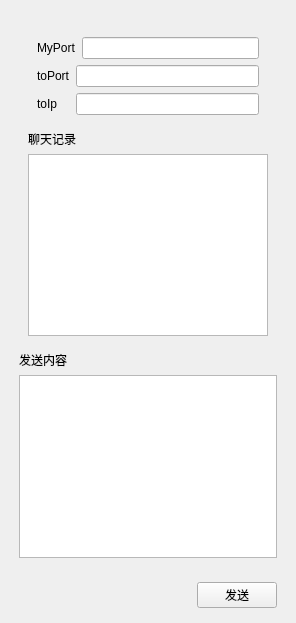
<?xml version="1.0" encoding="UTF-8"?>
<ui version="4.0">
 <class>udp2</class>
 <widget class="QWidget" name="udp2">
  <property name="geometry">
   <rect>
    <x>0</x>
    <y>0</y>
    <width>296</width>
    <height>623</height>
   </rect>
  </property>
  <property name="windowTitle">
   <string>udp2</string>
  </property>
  <property name="windowIcon">
   <iconset>
    <normaloff>../../QPainter/QPainter/resource/1.jpg</normaloff>../../QPainter/QPainter/resource/1.jpg</iconset>
  </property>
  <widget class="QWidget" name="">
   <property name="geometry">
    <rect>
     <x>10</x>
     <y>10</y>
     <width>276</width>
     <height>607</height>
    </rect>
   </property>
   <layout class="QVBoxLayout" name="verticalLayout_3">
    <item>
     <widget class="QWidget" name="widget_3" native="true">
      <layout class="QVBoxLayout" name="verticalLayout_2">
       <item>
        <widget class="QWidget" name="widget_2" native="true">
         <layout class="QVBoxLayout" name="verticalLayout">
          <item>
           <widget class="QWidget" name="widget" native="true">
            <layout class="QGridLayout" name="gridLayout">
             <item row="0" column="0" colspan="2">
              <widget class="QLabel" name="label">
               <property name="text">
                <string>MyPort</string>
               </property>
              </widget>
             </item>
             <item row="0" column="2">
              <widget class="QLineEdit" name="myport"/>
             </item>
             <item row="1" column="0">
              <widget class="QLabel" name="label_2">
               <property name="text">
                <string>toPort</string>
               </property>
              </widget>
             </item>
             <item row="1" column="1" colspan="2">
              <widget class="QLineEdit" name="toport"/>
             </item>
             <item row="2" column="0">
              <widget class="QLabel" name="label_3">
               <property name="text">
                <string>toIp</string>
               </property>
              </widget>
             </item>
             <item row="2" column="1" colspan="2">
              <widget class="QLineEdit" name="toip"/>
             </item>
            </layout>
           </widget>
          </item>
          <item>
           <widget class="QLabel" name="label_4">
            <property name="text">
             <string>聊天记录</string>
            </property>
           </widget>
          </item>
          <item>
           <widget class="QTextEdit" name="record">
            <property name="readOnly">
             <bool>true</bool>
            </property>
           </widget>
          </item>
         </layout>
        </widget>
       </item>
       <item>
        <widget class="QLabel" name="label_5">
         <property name="text">
          <string>发送内容</string>
         </property>
        </widget>
       </item>
       <item>
        <widget class="QTextEdit" name="input"/>
       </item>
      </layout>
     </widget>
    </item>
    <item>
     <widget class="QWidget" name="widget_4" native="true">
      <layout class="QHBoxLayout" name="horizontalLayout">
       <item>
        <spacer name="horizontalSpacer">
         <property name="orientation">
          <enum>Qt::Horizontal</enum>
         </property>
         <property name="sizeHint" stdset="0">
          <size>
           <width>40</width>
           <height>20</height>
          </size>
         </property>
        </spacer>
       </item>
       <item>
        <widget class="QPushButton" name="sendBtn">
         <property name="text">
          <string>发送</string>
         </property>
        </widget>
       </item>
      </layout>
     </widget>
    </item>
   </layout>
  </widget>
 </widget>
 <resources/>
 <connections/>
</ui>
